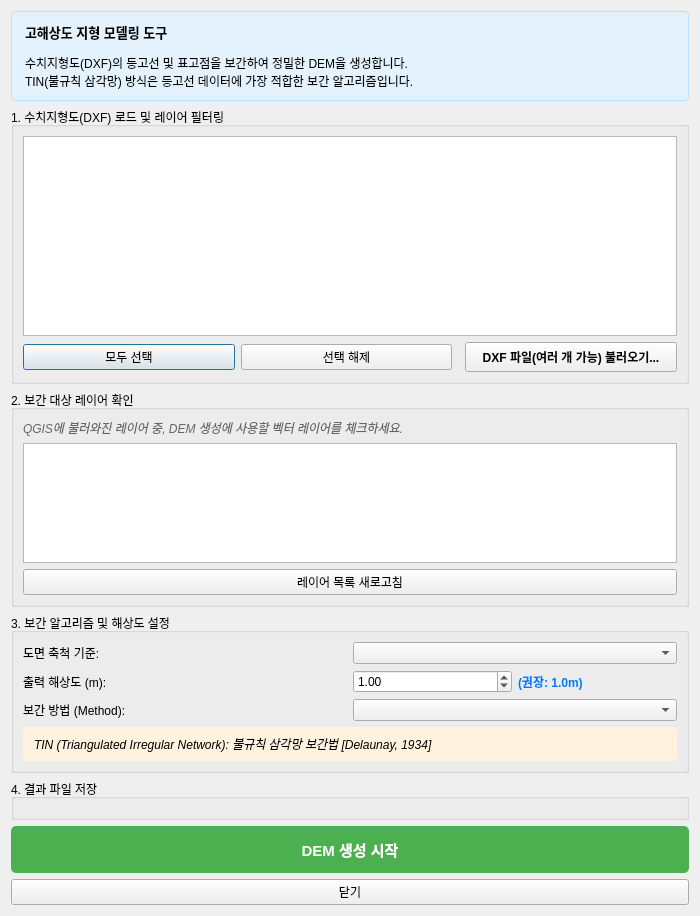
<?xml version="1.0" encoding="UTF-8"?>
<ui version="4.0">
 <class>DemGeneratorDialog</class>
 <widget class="QDialog" name="DemGeneratorDialog">
  <property name="geometry">
   <rect>
    <x>0</x>
    <y>0</y>
    <width>700</width>
    <height>850</height>
   </rect>
  </property>
  <property name="windowTitle">
   <string>수치지형도 DEM 생성기 (DEM Generator) - ArchToolkit</string>
  </property>
  <layout class="QVBoxLayout" name="verticalLayout">
   <item>
    <widget class="QLabel" name="label_Header">
     <property name="text">
      <string>&lt;html&gt;&lt;head/&gt;&lt;body&gt;&lt;p&gt;&lt;span style=&quot; font-size:10pt; font-weight:600;&quot;&gt;고해상도 지형 모델링 도구&lt;/span&gt;&lt;/p&gt;&lt;p&gt;수치지형도(DXF)의 등고선 및 표고점을 보간하여 정밀한 DEM을 생성합니다. &lt;br/&gt;TIN(불규칙 삼각망) 방식은 등고선 데이터에 가장 적합한 보간 알고리즘입니다.&lt;/p&gt;&lt;/body&gt;&lt;/html&gt;</string>
     </property>
     <property name="styleSheet">
      <string>background-color: #e3f2fd; padding: 10px; border-radius: 4px; border: 1px solid #bbdefb;</string>
     </property>
    </widget>
   </item>
   <item>
    <widget class="QGroupBox" name="groupDxfLoad">
     <property name="title">
      <string>1. 수치지형도(DXF) 로드 및 레이어 필터링</string>
     </property>
     <layout class="QVBoxLayout" name="verticalLayout_2">
      <item>
       <widget class="QTableWidget" name="tblLayers">
        <property name="minimumSize">
         <size>
          <width>0</width>
          <height>200</height>
         </size>
        </property>
        <property name="alternatingRowColors">
         <bool>true</bool>
        </property>
        <property name="selectionBehavior">
         <enum>QAbstractItemView::SelectRows</enum>
        </property>
       </widget>
      </item>
      <item>
       <layout class="QHBoxLayout" name="horizontalLayout">
        <item>
         <widget class="QPushButton" name="btnSelectAll">
          <property name="text">
           <string>모두 선택</string>
          </property>
         </widget>
        </item>
        <item>
         <widget class="QPushButton" name="btnDeselectAll">
          <property name="text">
           <string>선택 해제</string>
          </property>
         </widget>
        </item>
        <item>
         <spacer name="horizontalSpacer">
          <property name="orientation">
           <enum>Qt::Horizontal</enum>
          </property>
         </spacer>
        </item>
        <item>
         <widget class="QPushButton" name="btnLoadDxf">
          <property name="text">
           <string>DXF 파일(여러 개 가능) 불러오기...</string>
          </property>
          <property name="styleSheet">
           <string>font-weight: bold; padding: 5px 15px;</string>
          </property>
         </widget>
        </item>
       </layout>
      </item>
     </layout>
    </widget>
   </item>
   <item>
    <widget class="QGroupBox" name="groupVectorSelect">
     <property name="title">
      <string>2. 보간 대상 레이어 확인</string>
     </property>
     <layout class="QVBoxLayout" name="verticalLayout_3">
      <item>
       <widget class="QLabel" name="label_Info2">
        <property name="text">
         <string>QGIS에 불러와진 레이어 중, DEM 생성에 사용할 벡터 레이어를 체크하세요.</string>
        </property>
        <property name="styleSheet">
         <string>color: #666; font-style: italic;</string>
        </property>
       </widget>
      </item>
      <item>
       <widget class="QListWidget" name="listLayers">
        <property name="minimumSize">
         <size>
          <width>0</width>
          <height>120</height>
         </size>
        </property>
       </widget>
      </item>
      <item>
       <widget class="QPushButton" name="btnRefreshLayers">
        <property name="text">
         <string>레이어 목록 새로고침</string>
        </property>
       </widget>
      </item>
     </layout>
    </widget>
   </item>
   <item>
    <widget class="QGroupBox" name="groupConfig">
     <property name="title">
      <string>3. 보간 알고리즘 및 해상도 설정</string>
     </property>
     <layout class="QGridLayout" name="gridLayout">
      <item row="0" column="0">
       <widget class="QLabel" name="lblScale">
        <property name="text">
         <string>도면 축척 기준:</string>
        </property>
       </widget>
      </item>
      <item row="0" column="1">
       <widget class="QComboBox" name="cmbScale">
        <property name="toolTip">
         <string>국토지리정보원 내규에 따른 축척별 권장 해상도를 자동 입력합니다.</string>
        </property>
       </widget>
      </item>
      <item row="1" column="0">
       <widget class="QLabel" name="lblPixelSize">
        <property name="text">
         <string>출력 해상도 (m):</string>
        </property>
       </widget>
      </item>
      <item row="1" column="1">
       <layout class="QHBoxLayout" name="horizontalLayout_2">
        <item>
         <widget class="QDoubleSpinBox" name="spinPixelSize">
          <property name="value">
           <double>1.0</double>
          </property>
          <property name="singleStep">
           <double>0.5</double>
          </property>
         </widget>
        </item>
        <item>
         <widget class="QLabel" name="lblRecommended">
          <property name="text">
           <string>(권장: 1.0m)</string>
          </property>
          <property name="styleSheet">
           <string>color: #007bff; font-weight: bold;</string>
          </property>
         </widget>
        </item>
       </layout>
      </item>
      <item row="2" column="0">
       <widget class="QLabel" name="lblInterpolation">
        <property name="text">
         <string>보간 방법 (Method):</string>
        </property>
       </widget>
      </item>
      <item row="2" column="1">
       <widget class="QComboBox" name="cmbInterpolation"/>
      </item>
      <item row="3" column="0" colspan="2">
       <widget class="QLabel" name="lblInterpDesc">
        <property name="text">
         <string>TIN (Triangulated Irregular Network): 불규칙 삼각망 보간법 [Delaunay, 1934]</string>
        </property>
        <property name="styleSheet">
         <string>background-color: #fff3e0; padding: 8px; border-radius: 3px; font-style: italic;</string>
        </property>
        <property name="wordWrap">
         <bool>true</bool>
        </property>
       </widget>
      </item>
     </layout>
    </widget>
   </item>
   <item>
    <widget class="QGroupBox" name="groupOutput">
     <property name="title">
      <string>4. 결과 파일 저장</string>
     </property>
     <layout class="QVBoxLayout" name="verticalLayout_4">
      <item>
       <widget class="QgsFileWidget" name="fileOutput">
        <property name="dialogTitle">
         <string>DEM 저장 위치 선택 (GeoTIFF)</string>
        </property>
        <property name="filter">
         <string>GeoTIFF Files (*.tif)</string>
        </property>
        <property name="storageMode">
         <enum>QgsFileWidget::SaveFile</enum>
        </property>
       </widget>
      </item>
     </layout>
    </widget>
   </item>
   <item>
    <widget class="QPushButton" name="btnRun">
     <property name="text">
      <string>DEM 생성 시작</string>
     </property>
     <property name="styleSheet">
      <string>padding: 12px; font-size: 11pt; font-weight: bold; background-color: #4caf50; color: white; border-radius: 5px;</string>
     </property>
    </widget>
   </item>
   <item>
    <widget class="QPushButton" name="btnClose">
     <property name="text">
      <string>닫기</string>
     </property>
    </widget>
   </item>
  </layout>
 </widget>
 <customwidgets>
  <customwidget>
   <class>QgsFileWidget</class>
   <extends>QWidget</extends>
   <header>qgis.gui</header>
  </customwidget>
 </customwidgets>
 <resources/>
 <connections/>
</ui>
